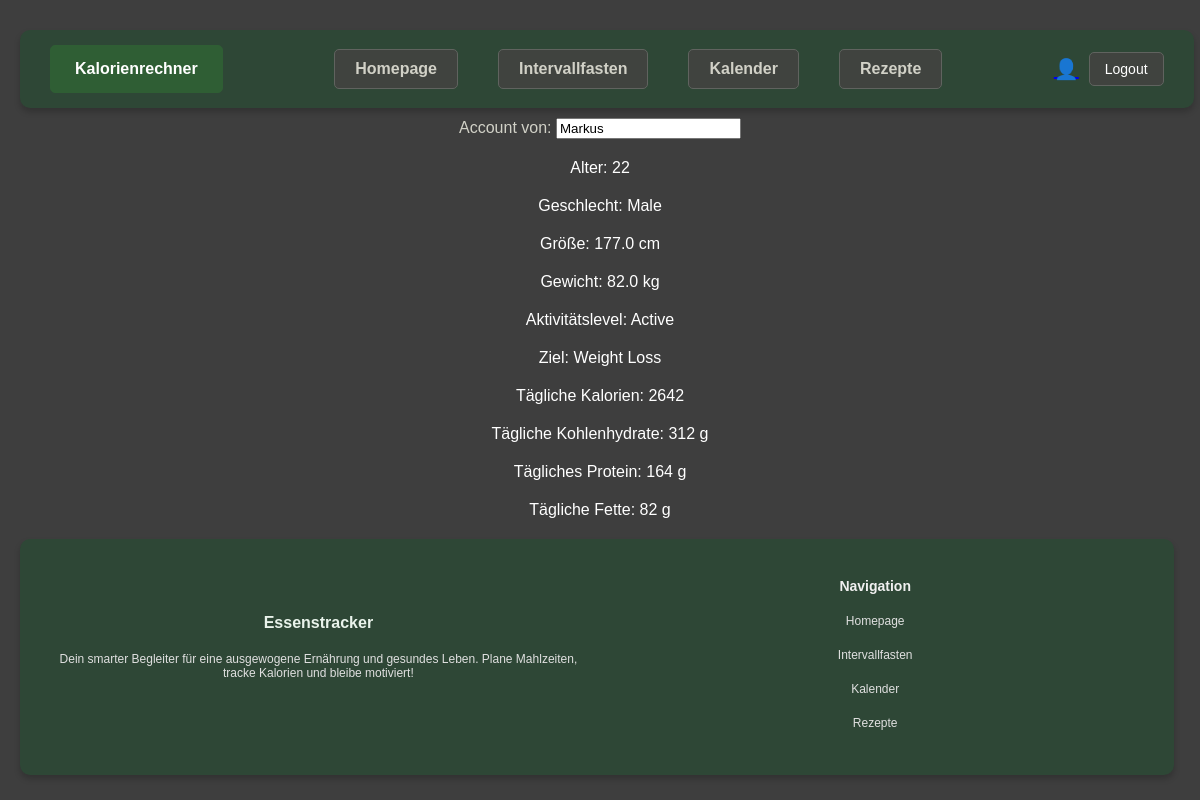
/trackerapp/account/ (signed in), run on an earlier commit of the app's database.
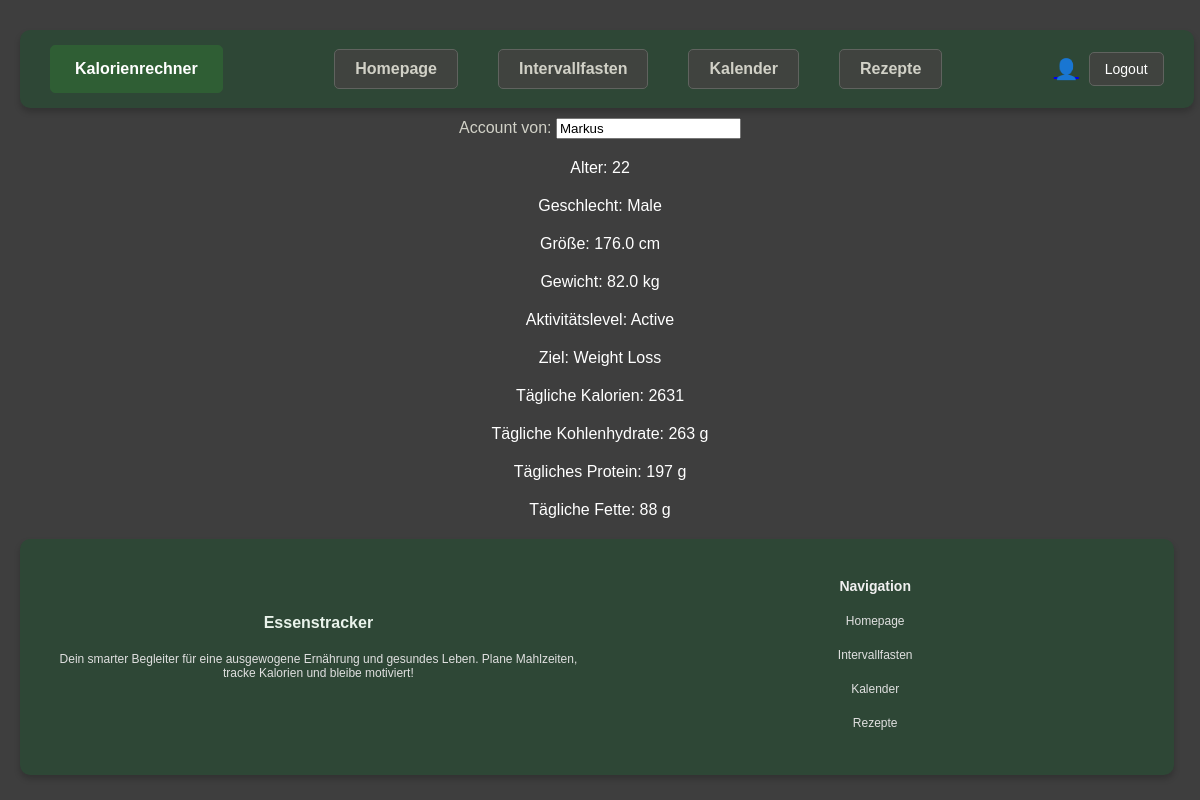
And on a later commit of the database.
### trackerapp/models.py (models this page shows, shortened)
class UserProfile(models.Model):
    user = models.OneToOneField(User, on_delete=models.CASCADE)  # Verknüpfung mit User
    GENDER_CHOICES = [
        ('M', 'Male'),
        ('F', 'Female'),
    ]
    ACTIVITY_CHOICES = [
        ('sedentary', 'Sedentary'),
        ('light', 'Lightly Active'),
        ('moderate', 'Moderately Active'),
        ('active', 'Active'),
        ('very_active', 'Very Active'),
    ]
    GOAL_CHOICES = [
        ('weight_loss', 'Weight Loss'),
        ('maintenance', 'Maintenance'),
        ('weight_gain', 'Weight Gain'),
    ]
    age = models.PositiveIntegerField(default=25)  # Standardwert: 25 Jahre
    gender = models.CharField(max_length=1, choices=GENDER_CHOICES, default='M')  # Standard: Male
    height = models.FloatField(default=170.0, help_text="Height in cm")  # Standard: 170 cm
    weight = models.FloatField(default=70.0, help_text="Weight in kg")  # Standard: 70 kg
    activity = models.CharField(max_length=20, choices=ACTIVITY_CHOICES, default='sedentary')  # Standard: Sedentary
    goal = models.CharField(max_length=20, choices=GOAL_CHOICES, default='maintenance')  # Standard: Maintenance
    daily_calories = models.PositiveIntegerField(default=2000)  # Standard: 2000 kcal
    daily_carbohydrates = models.PositiveIntegerField(default=250, help_text="Daily Carbohydrates in grams")  # Standard: 250 g
    daily_proteins = models.PositiveIntegerField(default=75, help_text="Daily Proteins in grams")  # Standard: 75 g
    daily_fats = models.PositiveIntegerField(default=70, help_text="Daily Fats in grams")  # Standard: 70 g

### trackerapp/views.py (the view)
# urls.py: path('trackerapp/account/', trackerapp_views.user_profile_view, name='account'),
@login_required
def user_profile_view(request):
    try:
        user_profile = UserProfile.objects.get(user=request.user)
        context = {
            'user_profile': user_profile
        }
    except UserProfile.DoesNotExist:
        context = {
            'error': "Kein Profil für den angemeldeten Benutzer gefunden."
        }
    return render(request, 'account.html', context)

### trackerapp/templates/account.html (shortened to what this page needs)
{% extends 'base.html' %}
{% block content %}
    {% if user_profile %}
    <div>
        <label for="username">Account von:</label>
        <input type="text" id="username" name="username" value="{{ form.username.initial|default:user.username }}" class="readonly" readonly>
    </div>
        <p>Alter: {{ user_profile.age }}</p>
        <p>Geschlecht: {{ user_profile.get_gender_display }}</p>
        <p>Größe: {{ user_profile.height }} cm</p>
        <p>Gewicht: {{ user_profile.weight }} kg</p>
        <p>Aktivitätslevel: {{ user_profile.get_activity_display }}</p>
        <p>Ziel: {{ user_profile.get_goal_display }}</p>
        <p>Tägliche Kalorien: {{ user_profile.daily_calories }}</p>
        <p>Tägliche Kohlenhydrate: {{ user_profile.daily_carbohydrates }} g</p>
        <p>Tägliches Protein: {{ user_profile.daily_proteins }} g</p>
        <p>Tägliche Fette: {{ user_profile.daily_fats }} g</p>
    {% else %}
        <p>{{ error }}</p>
    {% endif %}
{% endblock %}

What changed in the data, as far as the page shows it:
changed UserProfile "Male": height "177.0" → "176.0"; daily_calories "2642" → "2631"; daily_carbohydrates "312" → "263"; daily_proteins "164" → "197"; daily_fats "82" → "88"
